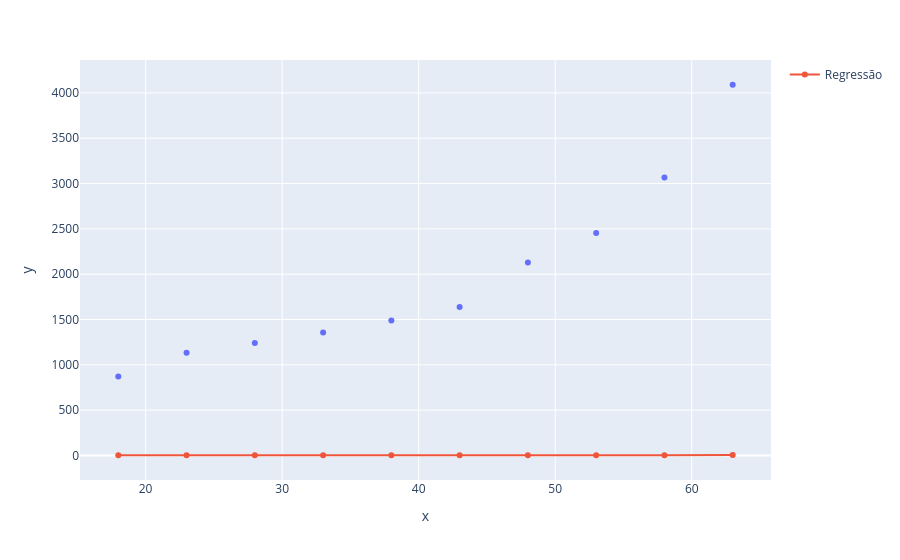

Here is the notebook cell this chart was saved with:
### Code cell
grafico = px.scatter(x = X_plano_saude2.ravel(), y = y_plano_saude2)
grafico.add_scatter(x = X_plano_saude2.ravel(), y = previsoes, name = 'Regressão')
grafico.show()

### Figure 1 — Plotly figure (JSON) as saved in the notebook; plotly's stock layout.template omitted (floating-point values rounded to 4 significant figures; data arrays with more than 128 entries replaced by an {"elided": "..."} marker saying what was removed)
{"data": [{"hovertemplate": "x=%{x}<br>y=%{y}<extra></extra>", "legendgroup": "", "marker": {"color": "#636efa", "symbol": "circle"}, "mode": "markers", "name": "", "orientation": "v", "showlegend": false, "type": "scatter", "x": [18, 23, 28, 33, 38, 43, 48, 53, 58, 63], "xaxis": "x", "y": [871, 1132, 1242, 1356, 1488, 1638, 2130, 2454, 3066, 4090], "yaxis": "y"}, {"name": "Regressão", "type": "scatter", "x": [18, 23, 28, 33, 38, 43, 48, 53, 58, 63], "y": {"elided": "6484 float values"}}], "layout": {"legend": {"tracegroupgap": 0}, "margin": {"t": 60}, "xaxis": {"anchor": "y", "domain": [0, 1], "title": {"text": "x"}}, "yaxis": {"anchor": "x", "domain": [0, 1], "title": {"text": "y"}}}}
